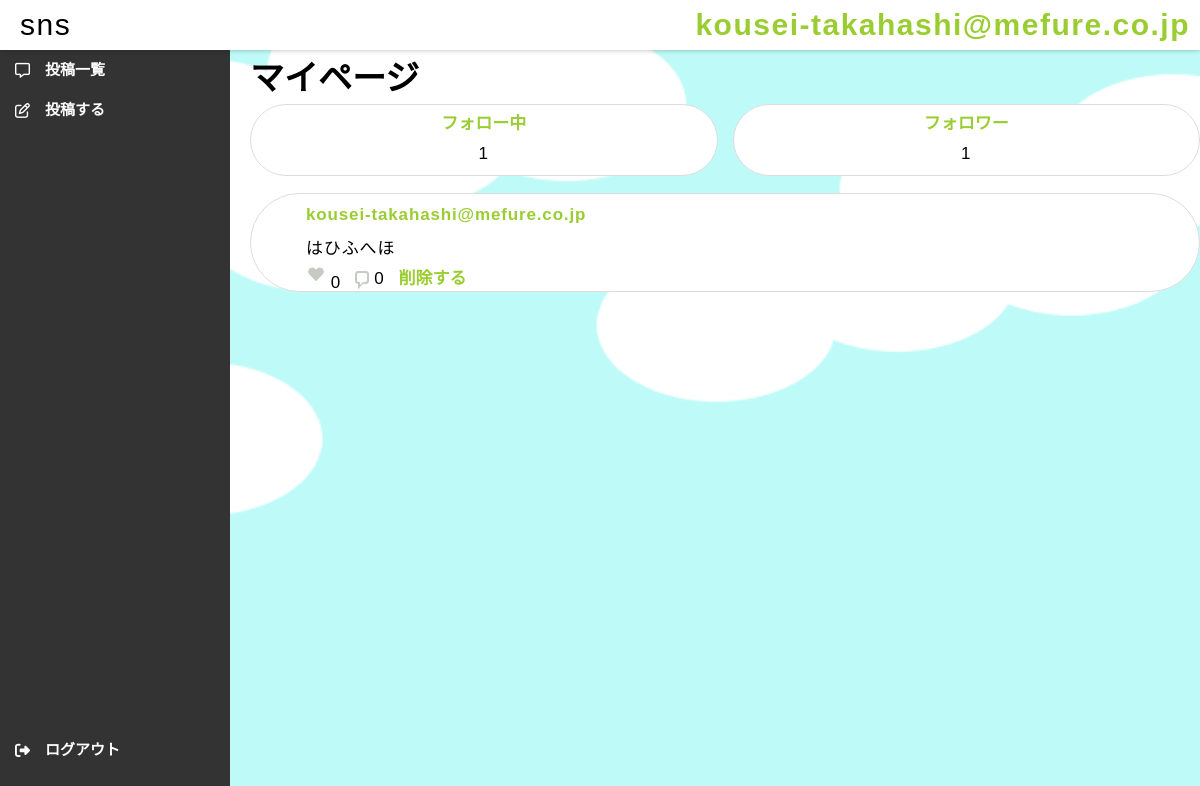
Before: /my_page (signed in) with the older database file.
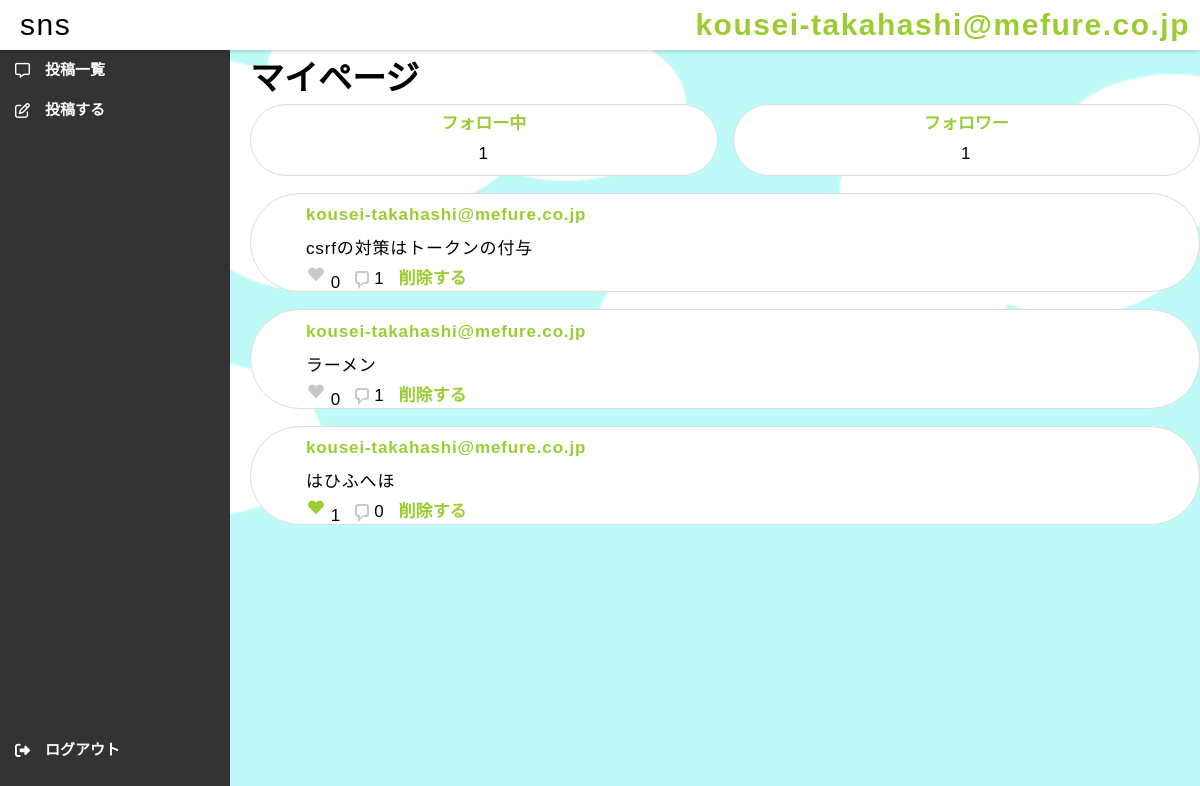
After: the same page with the newer database file.
### main/models.py (models this page shows, shortened)
class Message(models.Model):
    msg_id = models.AutoField(primary_key=True)
    msg_text = models.TextField()
    date_created = models.DateTimeField(default=timezone.now)
    user = models.ForeignKey(get_user_model(),verbose_name="ユーザー",on_delete=models.CASCADE)
    liked_by = models.ManyToManyField(get_user_model(), related_name='liked_posts', blank=True)
    commented_by = models.ManyToManyField(Comment, related_name='comment', blank=True)

### accounts/models.py (models this page shows)
class CustomUser(AbstractUser):
  age = models.IntegerField(verbose_name="age",null=False,default=20)
  profile = models.TextField(verbose_name="profile",null=True)
  following = models.ManyToManyField('self',symmetrical=False, related_name='followers', related_query_name='follower')

### main/views.py (the view)
# urls.py: path('my_page', views.my_page, name='my_page'),
@login_required
def my_page(request):
    msg = Message.objects.filter(user=request.user).order_by('-date_created')
    for text in msg:
        text.likes = text.liked_by.count()
        text.comments = text.commented_by.count()
        if request.user.is_authenticated:
            if text.liked_by.filter(id=request.user.id).exists():#いいねしていない場合
                text.liked=True
            else:
                text.liked=False
        else:
            text.liked=False
    user= get_object_or_404(get_user_model(), id=request.user.id)
    followers=user.followers.all().count()
    follows=user.following.all().count()
    return render(request, 'main/my_page.html', {'msg':msg,'followers':followers,'follows':follows})

### main/templates/main/my_page.html (shortened to what this page needs)
{% extends "base.html" %}
{% block content %}
<div>
    <h1>マイページ</h1>
</div>
<br>
<div id="actions">
<div id="msg">
<div id="follower_locate">
    <a href="{% url 'follows' %}">フォロー中</a>
    <p>{{ follows }}</p>
</div>
</div>
<div id="msg">
<div id="follower_locate">
    <a href="{% url 'followers' %}">フォロワー</a>
    <p>{{ followers }}</p>
</div>
</div>
</div>
{% for text in msg %}
<br>
    <div id="msg">
	<div id="msg_locate">
	<a href="{% url 'user_page' pk=text.user.id %}">
        <p>{{ text.user.username}}</p>
	</a>
        <p>{{ text.msg_text }}</p>
    <div id="actions">
    <form action="{% url 'post_likes' pk=text.pk %}" method="post">
        {% if text.liked %}
            <button class="heart" type="submit" name="unlike"></button>
        {% else %}
            <button class="heart_clear" type="submit" name="ike" value="like"></button>
        {% endif %}
	{{ text.likes }}
    </form>
    <div class="comments_group">
    <a href="{% url 'comment_page' pk=text.pk %}" class="balloon"></a>
    {{ text.comments }}
    </div>
    <a href="{% url 'msg_delete' pk=text.pk %}">削除する</a>
    </div>
    </div>
    </div>
{% endfor %}
<br>
{% endblock %}

Changed rows visible on the page:
added Message: user.username "kousei-takahashi@mefure.co.jp", msg_text "csrfの対策はトークンの付与", likes "0", comments "1"
added Message: user.username "kousei-takahashi@mefure.co.jp", msg_text "ラーメン", likes "0", comments "1"
computed for Message "はひふへほ": likes "0" → "1"
